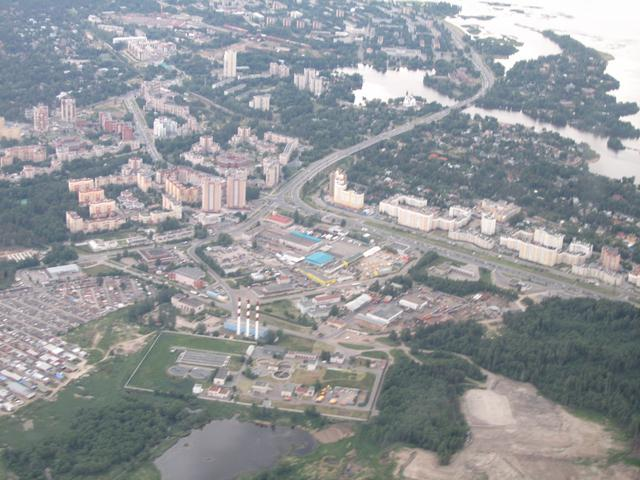
//> input picture imgdata/aero1.jpg, 640 x 480 px
$ ./2-30_multiImagesWin   (built with g++ and OpenCV 4)
//> lines starting //> are read from the running program, lines starting //| are printed output that depends on the picture
// C++ source file
/***********************************************
# Copyright (c) 2018, Wuhan
# All rights reserved.
#
# @Filename: 2-30_multiImagesWin.cpp
# @Version：V1.0
# @Author: Frank Liu - frankliu624@gmail.com
# @Description: 单窗口显示多幅图像
# @Create Time: 2018-09-10 17:09:38
# @Last Modified: 2018-09-10 17:09:38
***********************************************/
#include <opencv2/core/core.hpp>
#include <opencv2/highgui/highgui.hpp>
#include <opencv2/imgproc/imgproc.hpp>
#include <iostream>
#include <vector>

using namespace std;
using namespace cv;

void showMultiImages(const vector<Mat> &srcImg, Size imgSize)
{
    int nNumImages = srcImg.size();
    Size nSizeWindows;
    if(nNumImages > 12)
    {
        cout << "Not more than 12 images!" <<endl;
        return;
    }
    // 根据图片序列数量来确定分割小窗口的形态
    switch(nNumImages)
    {
    case 1: nSizeWindows = Size(1, 1); break;
    case 2: nSizeWindows = Size(2, 1); break;
    case 3:
    case 4: nSizeWindows = Size(2, 2); break;
    case 5:
    case 6: nSizeWindows = Size(3, 2); break;
    case 7:
    case 8: nSizeWindows = Size(4, 2); break;
    case 9: nSizeWindows = Size(3, 3); break;
    default: nSizeWindows = Size(4, 3); break;
    }
    // 设置小图像尺寸、间隙、边界
    int nShowImageSize = 200;
    int nSplitLineSize = 15;
    int nAroundLineSize = 50;
    // 创建输出图像，图形大小根据输入源来确定
    const int imagesWidth = nShowImageSize * nSizeWindows.width +
        nAroundLineSize + (nSizeWindows.width - 1) * nSplitLineSize;
    const int imagesHeight = nShowImageSize * nSizeWindows.height +
        nAroundLineSize + (nSizeWindows.height - 1) * nSplitLineSize;
    cout << "images size: " << imagesWidth << " x " << imagesHeight <<endl;
    Mat showWindowImages(imagesWidth, imagesHeight, CV_8UC3, Scalar(0,0,0));
    // 提取对应小图像的左上角坐标x,y
//    in posX = (showWindowImages.cols - (nShowImageSize * nSizeWindows.width + (nSizeWindows.width - 1) * nSplitLineSize)) / 2;
    int posX = nAroundLineSize / 2;
//    int posY = (showWindowImages.rows - (nShowImageSize * nSizeWindows.height + (nSizeWindows.height - 1) * nSplitLineSize)) / 2;
    int posY = nAroundLineSize / 2;
    cout << "posX = " << posX << ", posY = " << posY <<endl;
    int tempPosX = posX, tempPosY = posY;
    // 将每一小幅图像整合成大图像
    for(int i = 0; i < nNumImages; ++i)
    {
        // 小图像坐标变换
        if(i % nSizeWindows.width == 0 && tempPosX != posX)
        {
            tempPosX = posX;
            tempPosY += (nSplitLineSize + nShowImageSize);
        }
        // 利用Rect区域将小图像置于大图中相应区域
        Mat tempImg = showWindowImages(Rect(tempPosX, tempPosY, nShowImageSize, nShowImageSize));
        // 利用resize()实现图像缩放
        resize(srcImg[i], tempImg, Size(nShowImageSize, nShowImageSize));
        tempPosX += (nSplitLineSize + nShowImageSize);
    }
    imshow("showWindowImages", showWindowImages);
}

int main()
{
    // 图像源输入
    std::vector<Mat> srcImgs(9);
    srcImgs[0] = imread("../../imgdata/aero1.jpg");
//> srcImgs[0] is the input picture: 480 rows x 640 cols, CV_8UC3; mean B, G, R 153.6, 150.4, 147.6
    srcImgs[1] = imread("../../imgdata/aero1.jpg");
    srcImgs[2] = imread("../../imgdata/aero1.jpg");
    srcImgs[3] = imread("../../imgdata/aero3.jpg");
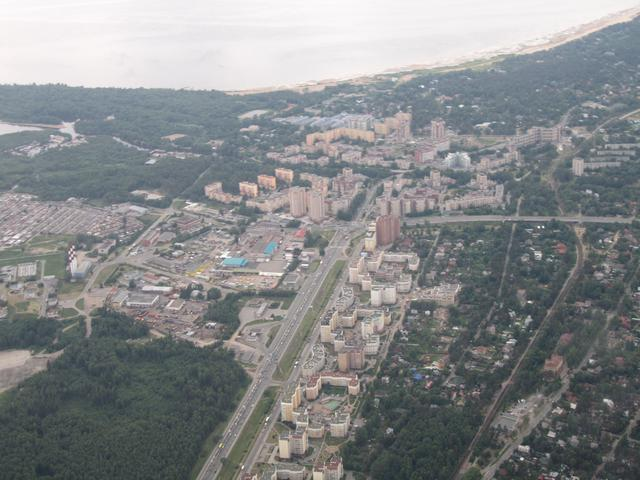
//> input picture imgdata/aero3.jpg, 640 x 480 px
//> srcImgs[3] is the input picture: 480 rows x 640 cols, CV_8UC3; mean B, G, R 138, 136.7, 134.2
    srcImgs[4] = imread("../../imgdata/aero3.jpg");
    srcImgs[5] = imread("../../imgdata/apple.jpg");
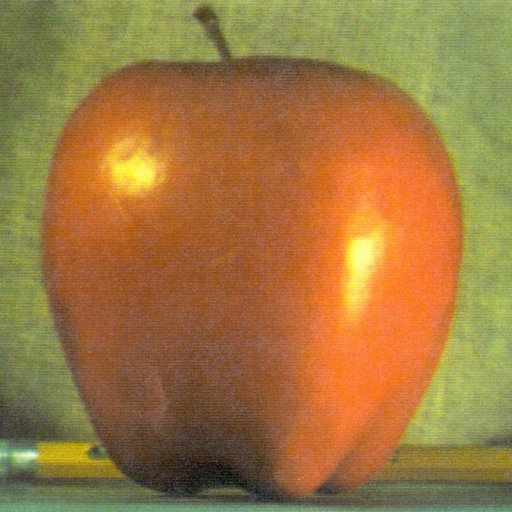
//> input picture imgdata/apple.jpg, 512 x 512 px
//> srcImgs[5] is the input picture: 512 rows x 512 cols, CV_8UC3; mean B, G, R 64.8, 119.7, 159.1
    srcImgs[6] = imread("../../imgdata/apple.jpg");
    srcImgs[7] = imread("../../imgdata/apple.jpg");
    srcImgs[8] = imread("../../imgdata/apple.jpg");
    // 判断当前vector读入的正确性
    for(int i = 0; i < srcImgs.size(); ++i)
    {
        if(!srcImgs[i].data)
        {
            cout << "read error!" <<endl;
            return -1;
        }
    }
//> this loop made 9 passes
    // 调节单窗口显示图像
    showMultiImages(srcImgs, Size(520, 400));
//> in showMultiImages, `int nNumImages = srcImg.size();`: nNumImages = 9
//> the loop in showMultiImages, `for(int i = 0; i < nNumImages; ++i)` made 9 passes
//> tempPosY on passes 4, 7: 240, 455
//> pass 1, in showMultiImages, `resize(srcImg[i], tempImg, Size(nShowImageSize, nShowImageSize));`:
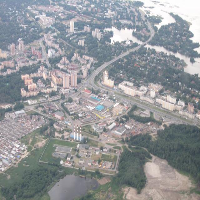
//> tempImg: 200 rows x 200 cols, CV_8UC3; mean B, G, R 153.5, 150.3, 147.5
//> after the loop in showMultiImages, `for(int i = 0; i < nNumImages; ++i)`:
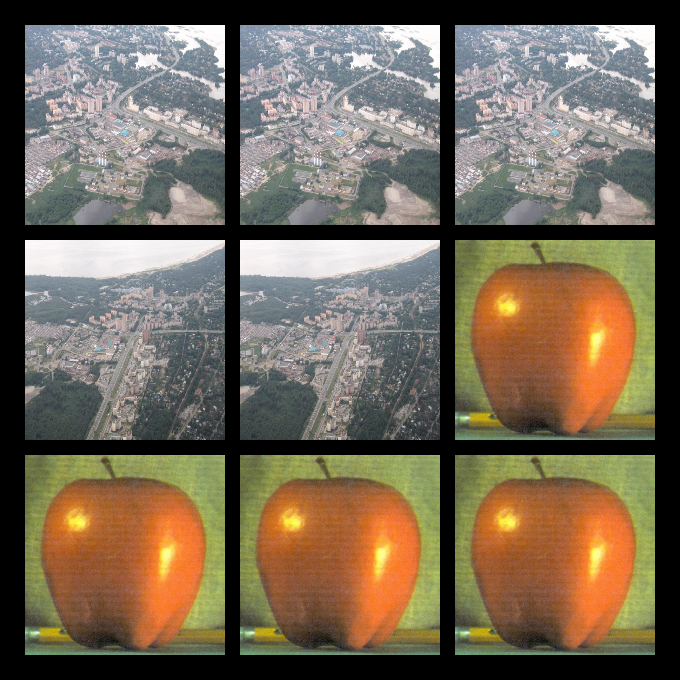
//> showWindowImages: 680 rows x 680 cols, CV_8UC3; mean B, G, R 86.1, 104, 116.5
//> after the loop in showMultiImages, `for(int i = 0; i < nNumImages; ++i)`: tempPosX = 670; tempPosY = 455
    waitKey(0);
    return 0;
}
